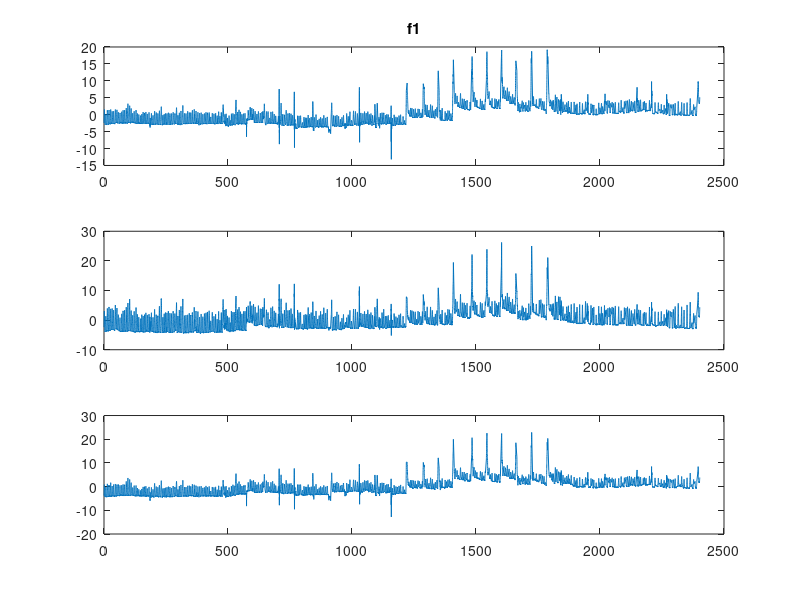
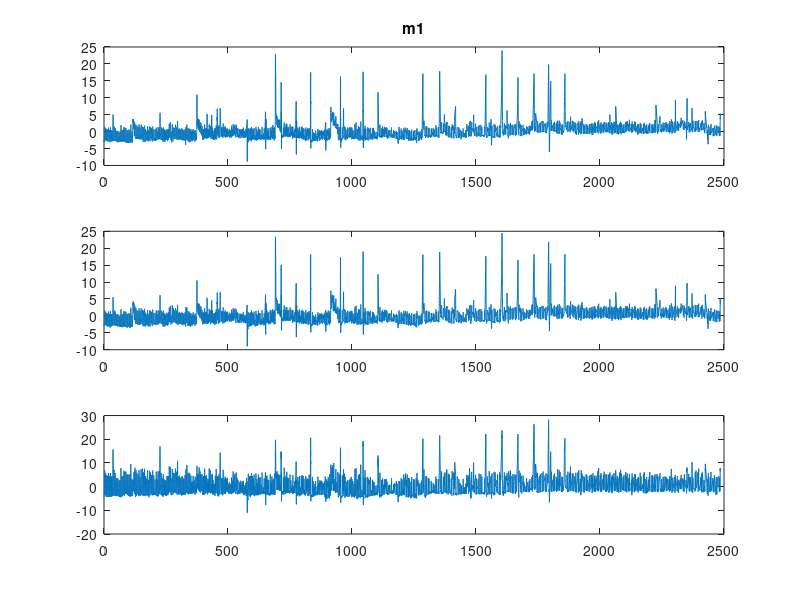
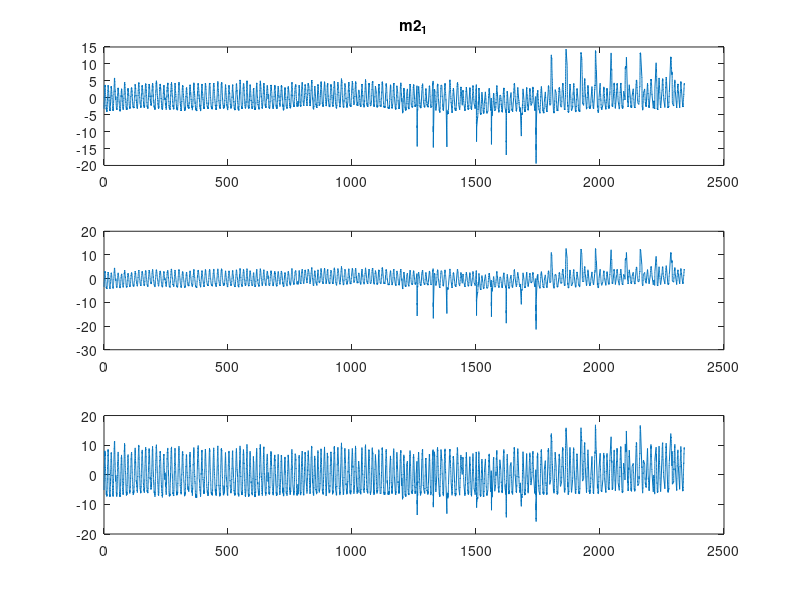
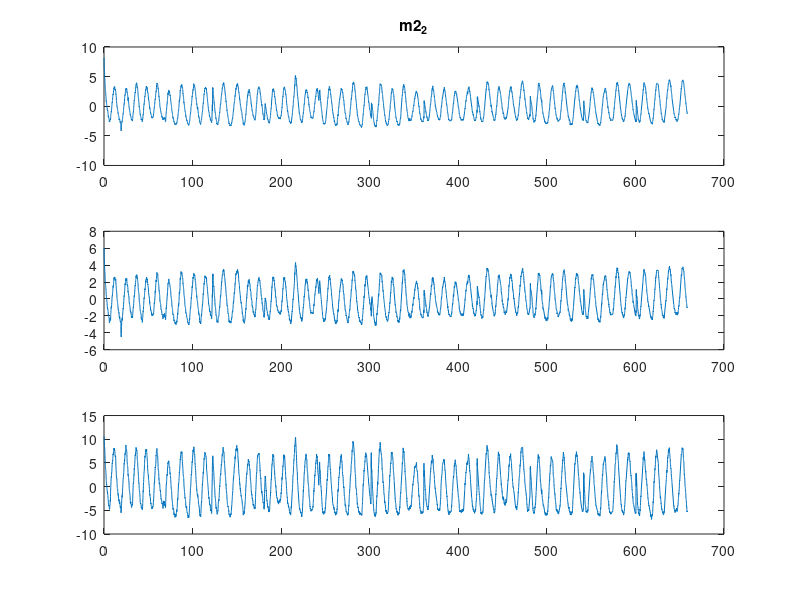

Here is the MATLAB script that generated these plots, in order:
load('data.mat');
close all;
%%


subplot(3,1,1);

plot(data.f1.marker1(:,1), data.f1.marker1(:,2));
title('f1');

subplot(3,1,2);
plot(data.f1.marker2(:,1), data.f1.marker2(:,2));

subplot(3,1,3);
plot(data.f1.marker3(:,1), data.f1.marker3(:,2));
%%

figure();
subplot(3,1,1);

plot(data.m1.marker1(:,1), data.m1.marker1(:,2));
title('m1');
subplot(3,1,2);
plot(data.m1.marker2(:,1), data.m1.marker2(:,2));

subplot(3,1,3);
plot(data.m1.marker3(:,1), data.m1.marker3(:,2));

%%
figure(); %%1:18 start
subplot(3,1,1);

plot(data.m2_1.marker1(:,1), data.m2_1.marker1(:,2));
title('m2_1');
subplot(3,1,2);
plot(data.m2_1.marker2(:,1), data.m2_1.marker2(:,2));

subplot(3,1,3);
plot(data.m2_1.marker3(:,1), data.m2_1.marker3(:,2));

%%
figure();
subplot(3,1,1);

plot(data.m2_2.marker1(:,1), data.m2_2.marker1(:,2));
title('m2_2');
subplot(3,1,2);
plot(data.m2_2.marker2(:,1), data.m2_2.marker2(:,2));

subplot(3,1,3);
plot(data.m2_2.marker3(:,1), data.m2_2.marker3(:,2));
%%
figure();
subplot(3,1,1);

plot(data.eval.marker1(:,1), data.eval.marker1(:,2));
title('eval');
subplot(3,1,2);
plot(data.eval.marker2(:,1), data.eval.marker2(:,2));

subplot(3,1,3);
plot(data.eval.marker3(:,1), data.eval.marker3(:,2));


